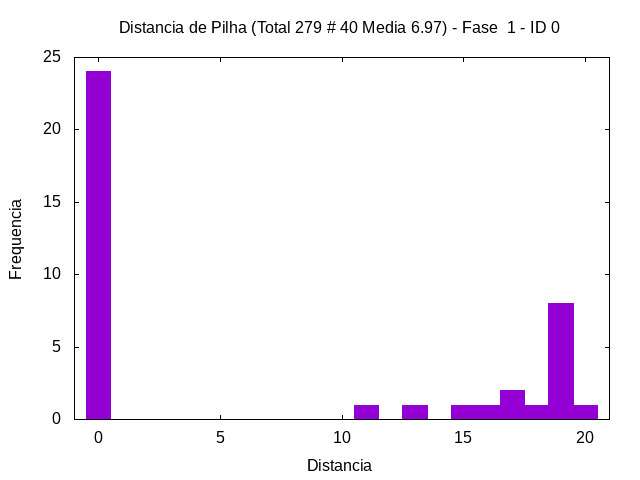

Source code (gnuplot):
set term png
set output "../out/transp-hist-1-0.png"
set style fill solid 1.0
set title "Distancia de Pilha (Total 279 # 40 Media 6.97) - Fase  1 - ID 0"
set xlabel "Distancia"
set ylabel "Frequencia"
plot [-1:21] "../out/transp-hist-1-0.gpdat" u 3:4 w boxes t ""
